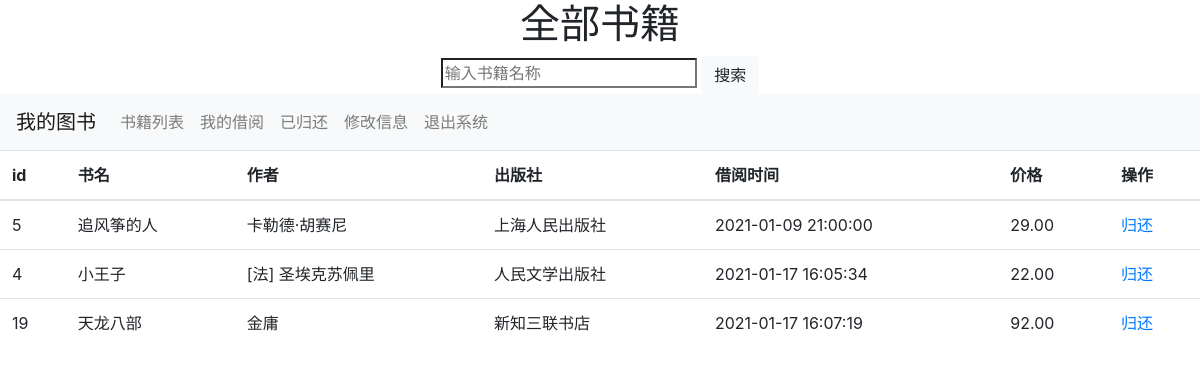
The page /my_borrow.php (signed in) on the database its author committed.
### tables this page shows
CREATE TABLE `book_info` (
  `book_id` int(11) NOT NULL AUTO_INCREMENT,
  `book_name` varchar(255) NOT NULL DEFAULT '',
  `book_Introduction` varchar(255) DEFAULT NULL,
  `book_price` decimal(10,2) DEFAULT NULL,
  `book_code` varchar(100) DEFAULT '',
  `book_chuban` varchar(255) DEFAULT NULL,
  `book_author` varchar(255) DEFAULT NULL,
  `book_status` int(11) DEFAULT 0,
  PRIMARY KEY (`book_id`)
);

CREATE TABLE `book_borrow` (
  `id` int(11) NOT NULL AUTO_INCREMENT,
  `uid` int(11) NOT NULL,
  `bid` int(11) NOT NULL,
  `btime` datetime DEFAULT NULL,
  `rtime` datetime DEFAULT NULL,
  PRIMARY KEY (`id`)
);

### my_borrow.php (the view, shortened to what this page needs)
<?php
include ('mysql_connection.php');
?>
<!doctype html>
<html lang="en">
<head>
</head>
<body>
<div class="seach">
    <h1>全部书籍</h1>
    <form action="user_book_search_result.php" method="post">
        <input type="search" name="bookname" placeholder="输入书籍名称">
        <button type="submit" class="btn btn-light">搜索</button>
    </form>
</div>
<?php
include ('user_book_header.php');
?>
<div>
    <table class="table table-hover">
        <thead>
        <tr>
            <th scope="col">id</th>
            <th scope="col">书名</th>
            <th scope="col">作者</th>
            <th scope="col">出版社</th>
            <th scope="col">借阅时间</th>
            <th scope="col">价格</th>
            <th scope="col">操作</th>
        </tr>
        </thead>
        <tbody>
        <?php
            $sql = "SELECT book_id,book_price,book_name,book_chuban,book_author,btime,rtime FROM book_info,book_borrow,book_user WHERE book_info.book_id = book_borrow.bid AND book_user.id = book_borrow.uid AND book_borrow.uid = $_SESSION[user_id] AND rtime is NULL";
            if ($sql){
                $result = mysqli_query($link_info,$sql);
                foreach ($result as $row){
                    echo "<tr>";
                    echo "<td>{$row['book_id']}</td>";
                    echo "<td>{$row['book_name']}</td>";
                    echo "<td>{$row['book_author']}</td>";
                    echo "<td>{$row['book_chuban']}</td>";
                    echo "<td>{$row['btime']}</td>";
                    echo "<td>{$row['book_price']}</td>";
                    echo"<td><a href='user_book_return.php?id=$row[book_id]'>归还</a></td>";
                    echo "</tr>";
                }
            }
        ?>
           </tbody>
       </table>
   </div>
   </body>
   </html>

### my_borrow.php (style rules this page uses)
.seach { max-width: 400px; margin: auto; text-align: center; }

### rows shown on the page
book_info: book_id "5", book_name "追风筝的人", book_author "卡勒德·胡赛尼", book_chuban "上海人民出版社", book_borrow.btime "2021-01-09 21:00:00", book_price "29.00"
book_info: book_id "4", book_name "小王子", book_author "[法] 圣埃克苏佩里", book_chuban "人民文学出版社", book_borrow.btime "2021-01-17 16:05:34", book_price "22.00"
book_info: book_id "19", book_name "天龙八部", book_author "金庸", book_chuban "新知三联书店", book_borrow.btime "2021-01-17 16:07:19", book_price "92.00"
